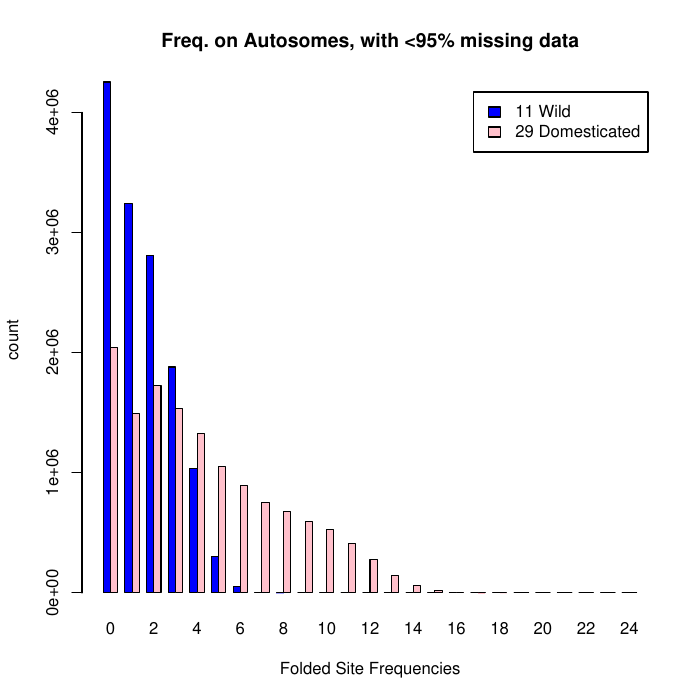

Write R code to recreate this figure.
rm(list = ls())

pdf("FSFS-auto-95.pdf")

col = c("blue", "pink")
Xw=read.table("28u-FSFS8-wild")
Xd=read.table("28u-FSFS24-dom")
mc=max(dim(Xw),dim(Xd))
M=matrix(0,ncol=,mc,nrow=2)
for(i in 1:dim(Xw)[1])
{M[1,i]=Xw$V2[i]	}

for(i in 1:dim(Xd)[1])
{M[2,i]=Xd$V2[i]	}

barplot2(M,beside = TRUE, col=col, name= Xd$V1,legend.text=c("11 Wild", "29 Domesticated"),ylab="count", xlab="Folded Site Frequencies",  main="Freq. on Autosomes, with <95% missing data")
##################### foled
col = c("blue", "pink")
Xw=read.table("28f-FSFS8-wild")
Xd=read.table("28f-FSFS8-dom")
mc=max(dim(Xw),dim(Xd))
M=matrix(0,ncol=,mc,nrow=2)
for(i in 1:dim(Xw)[1])
{M[1,i]=Xw$V2[i]	}
for(i in 1:dim(Xd)[1])
{M[2,i]=Xd$V2[i]	}
barplot2(M,beside = TRUE, col=col, name= Xd$V1,legend.text=c("11 Wild", "29 Domesticated"),ylab="count", xlab="Folded Site Frequencies",  main="Freq. on Autosomes (<95% MD), projected on 8 chr.")

############## total

Xu=read.table("28u-FSFS36-total")
Xf=read.table("28f-FSFS8-total")
mc=max(dim(Xu),dim(Xf))
M=matrix(0,ncol=,mc,nrow=2)
for(i in 1:mc)
{M[1,i]=Xu$V2[i]	}
for(i in 1:mc)
{M[2,i]=Xf$V2[i]	}

barplot2(M,beside = TRUE,col=col, name= Xu$V1,legend.text=c("40 indv.", "40 ind. projected on 8 chr."),ylab="count", xlab="Folded Site Frequencies",  main="Freq. on Autosomes, with <95% missing data")

dev.off()
##########################
#########################

rm(list = ls())
col = c("blue", "pink")
pdf("FSFS-AutoUN-95.pdf")
Xw=read.table("29u-FSFS8-wild")
Xd=read.table("29u-FSFS24-dom")
mc=max(dim(Xw),dim(Xd))
M=matrix(0,ncol=,mc,nrow=2)
for(i in 1:dim(Xw)[1])
{M[1,i]=Xw$V2[i]	}
for(i in 1:dim(Xd)[1])
{M[2,i]=Xd$V2[i]	}
barplot2(M,beside = TRUE, col=col, name= Xd$V1,legend.text=c("11 Wild", "29 Domesticated"),ylab="count", xlab="Folded Site Frequencies",  main="Freq. on Autosomes + UN, with <95% missing data")

################ folded
Xw=read.table("29f-FSFS8-wild")
Xd=read.table("29f-FSFS8-dom")
mc=max(dim(Xw),dim(Xd))
M=matrix(0,ncol=,mc,nrow=2)
for(i in 1:dim(Xw)[1])
{M[1,i]=Xw$V2[i]	}
for(i in 1:dim(Xd)[1])
{M[2,i]=Xd$V2[i]	}

barplot2(M,beside = TRUE, col=col, name= Xd$V1,legend.text=c("11 Wild", "29 Domesticated"),ylab="count", xlab="Folded Site Frequencies",  main="Freq. on Autosomes + UN (<95% MD), projected on 8 chr.")

############## total
Xu=read.table("29u-FSFS36-total")
Xf=read.table("29f-FSFS8-total")
mc=max(dim(Xu),dim(Xf))
M=matrix(0,ncol=,mc,nrow=2)
for(i in 1:mc)
{M[1,i]=Xu$V2[i]	}
for(i in 1:mc)
{M[2,i]=Xf$V2[i]	}

barplot2(M,beside = TRUE, col=col,name= Xu$V1,legend.text=c("40 indv.", "40 ind. projected on 8 chr."),ylab="count", xlab="Folded Site Frequencies",  main="Freq. on Autosomes + UN, with <95% missing data")

dev.off()